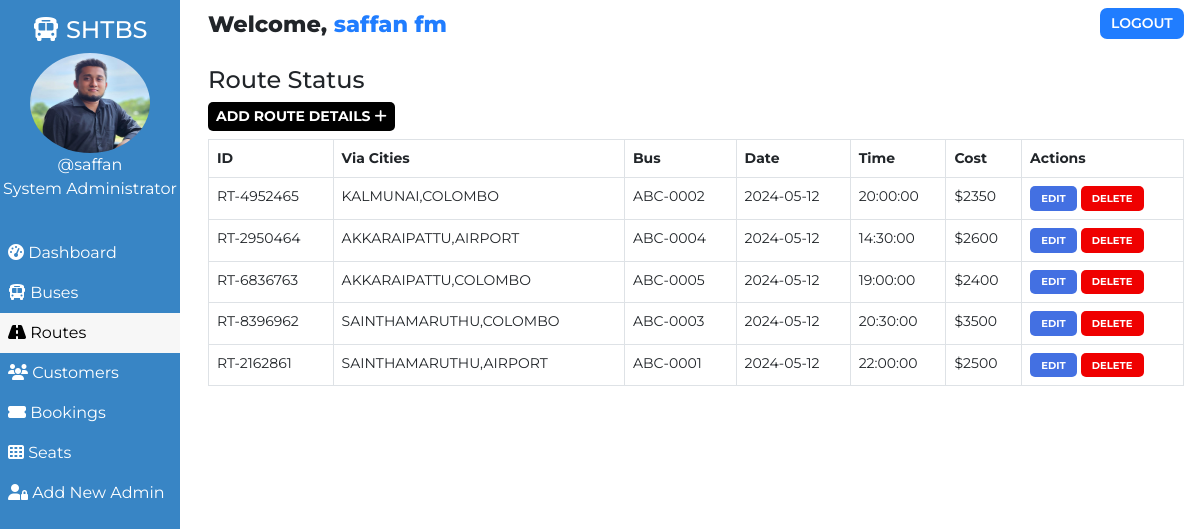
Screenshot of /admin/route.php (signed in) with the database file from the repository.
### tables this page shows
CREATE TABLE `users` (
  `user_id` int(11) NOT NULL,
  `user_fullname` varchar(100) NOT NULL,
  `user_name` varchar(30) NOT NULL,
  `user_password` varchar(255) NOT NULL,
  `user_created` datetime NOT NULL DEFAULT current_timestamp()
);

CREATE TABLE `routes` (
  `id` int(100) NOT NULL,
  `route_id` varchar(255) NOT NULL,
  `bus_no` varchar(155) NOT NULL,
  `route_cities` varchar(255) NOT NULL,
  `route_dep_date` date NOT NULL,
  `route_dep_time` time NOT NULL,
  `route_step_cost` int(100) NOT NULL,
  `route_created` datetime NOT NULL DEFAULT current_timestamp()
);

### admin/route.php (the view, shortened to what this page needs)
<!DOCTYPE html>
<html lang="en">
<head>
    <link href="https://cdn.jsdelivr.net/npm/bootstrap@5.0.1/dist/css/bootstrap.min.css" rel="stylesheet">
    <?php
        $page="route";
    ?>
</head>
<body>
    <?php require '../assets/partials/_admin-header.php';?>
        <?php
            $resultSql = "SELECT * FROM `routes` ORDER BY route_created DESC";
            $resultSqlResult = mysqli_query($conn, $resultSql);
            if(!mysqli_num_rows($resultSqlResult)){ ?>
                <div class="container mt-4">
                    <div id="noRoutes" class="alert alert-dark " role="alert">
                        <h1 class="alert-heading">No Routes Found!!</h1>
                        <p class="fw-light">Be the first person to add one!</p>
                        <hr>
                        <div id="addRouteAlert" class="alert alert-success" role="alert">
                                Click on <button id="add-button" class="button btn-sm"type="button"data-bs-toggle="modal" data-bs-target="#addModal">ADD <i class="fas fa-plus"></i></button> to add a route!
                        </div>
                    </div>
                </div>
            <?php }
            else { ?>
                <section id="route">
                    <div id="head">
                        <h4>Route Status</h4>
                    </div>
                    <div id="route-results">
                        <div>
                            <button id="add-button" class="button btn-sm"type="button"data-bs-toggle="modal" data-bs-target="#addModal">Add Route Details <i class="fas fa-plus"></i></button>
                        </div>
                        <table class="table table-hover table-bordered">
                            <thead>
                                <th>ID</th>
                                <th>Via Cities</th>
                                <th>Bus</th>
                                <th> Date</th>
                                <th> Time</th>
                                <th>Cost</th>
                                <th>Actions</th>
                            </thead>
                            <?php
                                while($row = mysqli_fetch_assoc($resultSqlResult))
                                {
                                    $id = $row["id"];
                                    $route_id = $row["route_id"];
                                    $route_cities = $row["route_cities"];
                                    $route_dep_time = $row["route_dep_time"];
                                    $route_dep_date = $row["route_dep_date"];
                                    $route_step_cost = $row["route_step_cost"];
                                    $bus_no = $row["bus_no"];
                                        ?>
                                    <tr>
                                        <td>
                                            <?php
                                                echo $route_id;
                                            ?>
                                        </td>
                                        <td>
                                            <?php
                                                echo $route_cities;
                                            ?>
                                        </td>
                                        <td>
                                            <?php
                                                echo $bus_no;
                                            ?>
                                        </td>
                                        <td>
                                            <?php
                                                echo $route_dep_date;
                                            ?>
                                        </td>
                                        <td>
                                            <?php
                                                echo $route_dep_time;
                                            ?>
                                        </td>
                                        <td>
                                            <?php
                                                echo '$'.$route_step_cost;?>
                                        </td>
                                        <td>
                                            <button class="button edit-button " data-link="<?php echo $_SERVER['REQUEST_URI']; ?>" data-id="<?php
                                                echo $id;?>" data-cities="<?php
                                                echo $route_cities;?>" data-cost="<?php
                                                echo $route_step_cost;?>" data-date="<?php
                                                echo $route_dep_date;
                                            ?>" data-time="<?php
                                            echo $route_dep_time;
                                            ?>" data-busno="<?php
                                            echo $bus_no;
                                            ?>"
                                            >Edit</button>
                                            <button class="button delete-button" data-bs-toggle="modal" data-bs-target="#deleteModal" data-id="<?php
                                                echo $id;?>">Delete</button>
                                        </td>
                                    </tr>
                                <?php
                                }
                            ?>
                        </table>
                    </div>
                    </section>
                <?php  }
            ?>
            </div>
    </main>
</body>
</html>

### assets/partials/_admin-header.php (shortened to what this page needs)
<?php
    $conn = db_connect();
    $user_id = $_SESSION['user_id'];
    $sql = "SELECT * FROM users WHERE user_id = $user_id";
    $result = mysqli_query($conn, $sql);
    if($row = mysqli_fetch_assoc($result))
    {
        $user_fullname = $row["user_fullname"];
        $user_name = $row["user_name"];
    }
?>
    <main id="container">
        <div id="sidebar">
            <h4><i class="fas fa-bus"></i> SHTBS</h4>
            <div>
                <img class="adminDp" src="../assets/img/saf.jpeg" width="120px" height="100px" alt="Admin Profile Pic">
                <p>
                    <?php  echo '@'.$user_name;  ?>
                </p>
                <p>System Administrator</p>
            </div>
            <ul id="options">
                <li class="option <?php if($page=='dashboard'){ echo 'active';}?>">
                    <a href="./dashboard.php">
                    <i class="fas fa-tachometer-alt"></i> Dashboard
                    </a>
                </li>
                <li class="option <?php if($page=='bus'){ echo 'active';}?>">
                    <a href="./bus.php">
                    <i class="fas fa-bus"></i> Buses
                    </a>
                </li>
                <li class="option <?php if($page=='route'){ echo 'active';}?>">
                    <a href="./route.php">
                    <i class="fas fa-road"></i> Routes
                    </a>
                </li>
                <li class="option <?php if($page=='customer'){ echo 'active';}?>">
                    <a href="./customer.php">
                    <i class="fas fa-users"></i> Customers
                    </a>
                </li>
                <li class="option <?php if($page=='booking'){ echo 'active';}?>">
                    <a href="./booking.php">
                    <i class="fas fa-ticket-alt"></i> Bookings
                    </a>
                </li>
                <li class="option <?php if($page=='seat'){ echo 'active';}?>">
                    <a href="./seat.php">
                    <i class="fas fa-th"></i> Seats
                    </a>
                </li>
                <li class="option <?php if($page=='signup'){ echo 'active';}?>">
                    <a href="./signup.php">
                    <i class="fas fa-user-lock"></i> Add New Admin
                    </a>
                </li>
            </ul>
        </div>
        <div id="main-content">
            <section id="welcome">
                <ul>
                    <li class="welcome-item">Welcome,
                        <span id="USER">
                            <?php
                                echo $user_fullname;
                            ?>
                        </span>
                    </li>
                    <li class="welcome-item">
                        <button id="logout" class="btn-sm">
                            <a href="../assets/partials/_logout.php">LOGOUT</a>
                        </button>
                    </li>
                </ul>
            </section>

### assets/styles/admin.php (style rules this page uses)
body { margin: 0; box-sizing: border-box; font-family: 'Montserrat', sans-serif; background-color: white; }
html { scroll-behavior: smooth; }
*, *::after, *::before { box-sizing: inherit; }
#USER { color: #207DFF; }
.adminDp { border-radius: 50%; }
#welcome { background-color: white; }
#welcome ul { display: flex; justify-content: space-between; list-style-type: none; padding: 0; margin: 0; }
#welcome li { margin: 0 1rem; padding: 0.5rem 0; }
#welcome li:first-child { font-weight: 800; font-size: 1.4rem; }
#logout { padding: 0.3rem 0.7rem; background-color: #207DFF; font-weight: 600; outline: none; border: none; border-radius: 7px; }
#logout a { color: white; text-decoration: none; }
@media only screen and (min-width:1000px) { #sidebar { text-align: center; background-color: #3885c5; color: white; width: 15%; position: fixed; top: 0%; padding-top: 1rem; z-index: 2; height: 100vh; } }
@media only screen and (min-width:1000px) { #sidebar p { margin: 0; } }
@media only screen and (min-width:1000px) { #sidebar ul { margin-top: 2rem; } }
@media only screen and (min-width:1000px) { #options { list-style-type: none; text-align: left; padding-left: 0; } }
@media only screen and (min-width:1000px) { .option a { display: block; padding: 0.5rem; text-decoration: none; color: inherit; } }
@media only screen and (min-width:1000px) { .active { background-color:#f7f7f7; color:black; } }
@media only screen and (min-width:1000px) { #main-content { margin-left: 16%; } }

### assets/styles/admin-options.php (style rules this page uses)
* { font-family: Montserrat; }
#booking #head, #customer #head, #route #head, #seat #head, #bus #head { padding-top: 1rem; }
#booking, #customer, #route, #bus, #seat { padding: 0 1rem; }
#booking-results > div, #customer-results > div, #route-results > div, #bus-results > div { margin-bottom: 0.5rem; }
#booking-results button, #customer-results button, #route button, #bus-results button { border-radius: 5px; }
.button { border: none; font-weight: bold; text-transform: uppercase; }
#add-button { background-color: black; color: white; }
#route table { width: 100%; }
table { font-size: 14px; }
#bus .edit-button, #bus .delete-button, #route .edit-button, #route .delete-button, #customer .edit-button, #customer .delete-button { padding: 0.3rem 0.7rem; }
table th,td { padding-left: 0.3rem; }
table button { color: white; }
.edit-button { background-color: #4370E2; }
.delete-button { background-color: #EF0000; }
.edit-button, .delete-button { font-size: 10px }

### rows the page displays
users: user_name "saffan", user_fullname "saffan fm"
routes: route "RT-4952465", route_cities "KALMUNAI,COLOMBO", bus_no "ABC-0002", route_dep_date "2024-05-12", route_dep_time "20:00:00", route_step_cost "2350"
routes: route "RT-2950464", route_cities "AKKARAIPATTU,AIRPORT", bus_no "ABC-0004", route_dep_date "2024-05-12", route_dep_time "14:30:00", route_step_cost "2600"
routes: route "RT-6836763", route_cities "AKKARAIPATTU,COLOMBO", bus_no "ABC-0005", route_dep_date "2024-05-12", route_dep_time "19:00:00", route_step_cost "2400"
routes: route "RT-8396962", route_cities "SAINTHAMARUTHU,COLOMBO", bus_no "ABC-0003", route_dep_date "2024-05-12", route_dep_time "20:30:00", route_step_cost "3500"
routes: route "RT-2162861", route_cities "SAINTHAMARUTHU,AIRPORT", bus_no "ABC-0001", route_dep_date "2024-05-12", route_dep_time "22:00:00", route_step_cost "2500"
